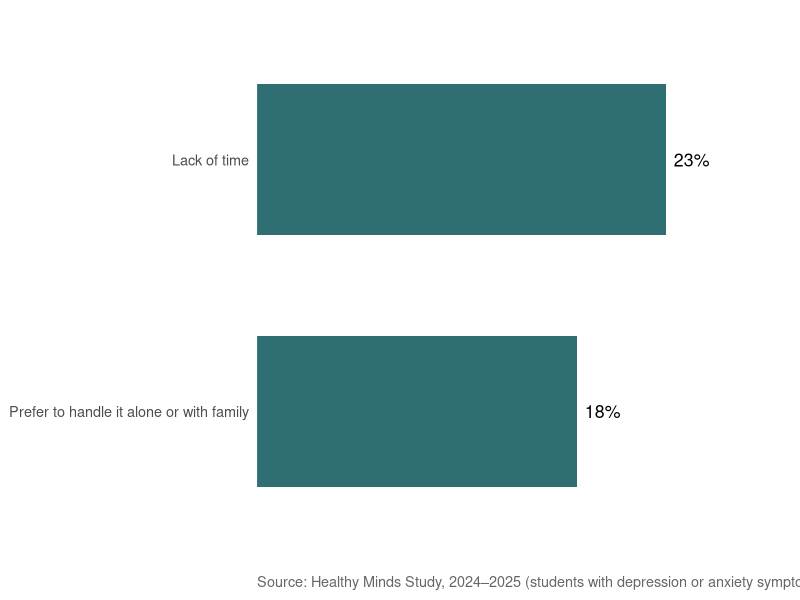

Write R code to recreate this figure.
## ---- chunk 1
#| label: setup
library(dplyr)
library(ggplot2)
library(DiagrammeR)
## ---- chunk 2
#| label: barriers-chart
#| fig-width: 7
#| fig-height: 2.6
#| fig-alt: "Bar chart of barriers college students name for not getting mental health support."

# PRELIMINARY: these two values come from the Healthy Minds Study 2024-2025
# figures in the pitch deck. Replace this tibble with the real HMS data once
# the dataset arrives, e.g.:
#   barriers <- readr::read_csv("data/hms_barriers.csv") |>
#     filter(...) |> summarise(...)
barriers <- tibble::tribble(
  ~barrier,                                   ~pct,
  "Lack of time",                             23,
  "Prefer to handle it alone or with family", 18
)

barriers |>
  mutate(barrier = reorder(barrier, pct)) |>
  ggplot(aes(x = pct, y = barrier)) +
  geom_col(fill = "#2F6F73", width = 0.6) +
  geom_text(aes(label = paste0(pct, "%")), hjust = -0.2, size = 4.5) +
  scale_x_continuous(limits = c(0, 30), expand = c(0, 0)) +
  labs(x = NULL, y = NULL,
       caption = "Source: Healthy Minds Study, 2024–2025 (students with depression or anxiety symptoms).") +
  theme_minimal(base_size = 13) +
  theme(panel.grid = element_blank(),
        axis.text.x = element_blank(),
        plot.caption = element_text(color = "grey40", hjust = 0))
